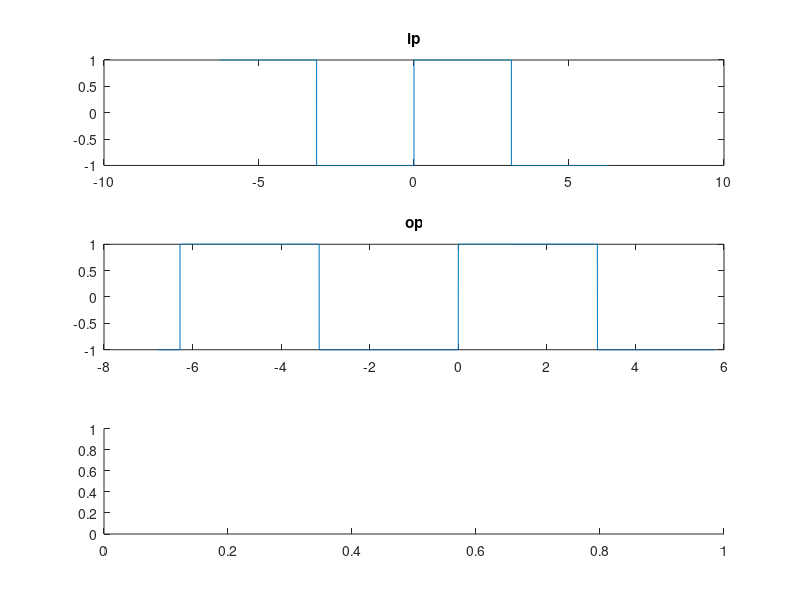

This chart was generated by the following MATLAB code: (Note: this script raises an error after producing the figure.)
clc
clear all
rng default
tx=-2*pi:0.001:2*pi;
ty=-2*pi-0.5:0.001:2*pi-0.5;
x=square(tx,50);
y=square(ty);

%x=triang(20);
%y=[zeros(3,1);x]+0.3*rand(length(x)+3,1);

subplot(3,1,1)
plot(tx,x)
%stem(x,'filled')
%axis([0 22 -1 2])
title('ip')

subplot(3,1,2)
plot(ty,y)
%stem(x,'filled')
%axis([0 22 -1 2])
title('op')

r=xcorr(x,y)
subplot(3,1,3)
plot(t,r)